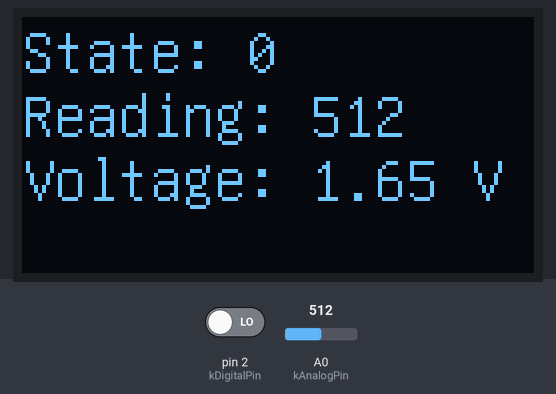
This sketch was run on a simulated Arduino Uno, built with avr-gcc and run on an emulated ATmega328P. Shown: 128×64 one-colour display. Inputs (shaded band) come from the test bench; at power-on: A0 (kAnalogPin) = 512, pin 2 (kDigitalPin) LOW.

Above: at 1.2 s.
1.3 s: A0 (kAnalogPin) set to 716
At 2.6 s:
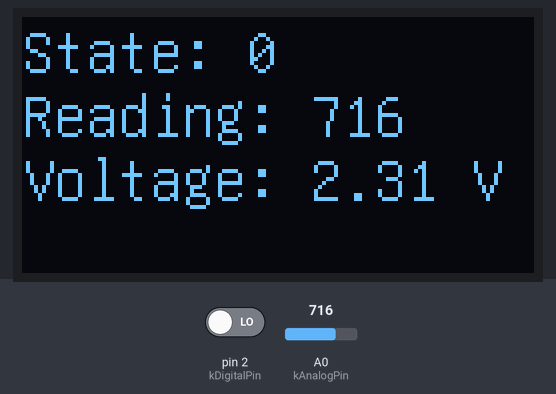
3.2 s: pin 2 (kDigitalPin) driven HIGH
At 4.9 s:
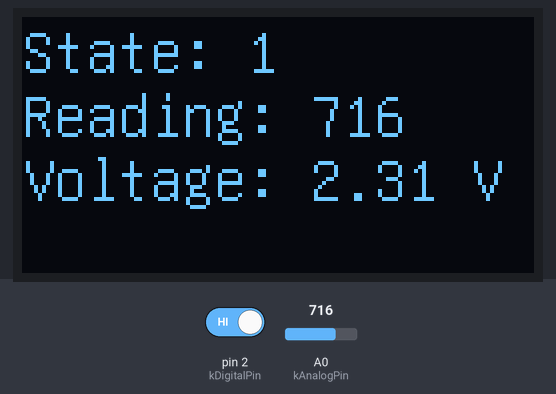
5.2 s: A0 (kAnalogPin) set to 900
At 6.5 s:
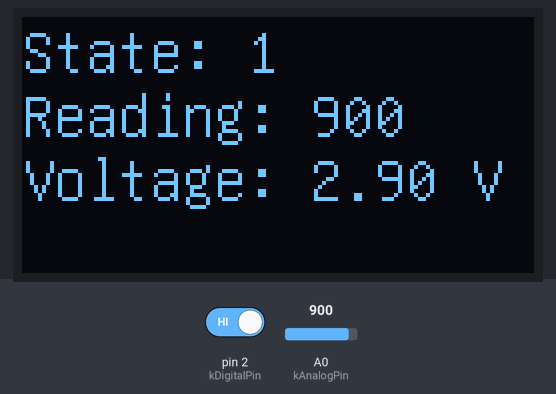
7.3 s: pin 2 (kDigitalPin) driven LOW
At 9.1 s:
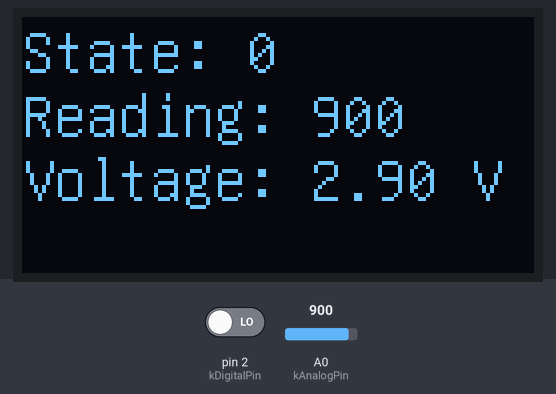
9.4 s: A0 (kAnalogPin) set to 1023
At 10.6 s:
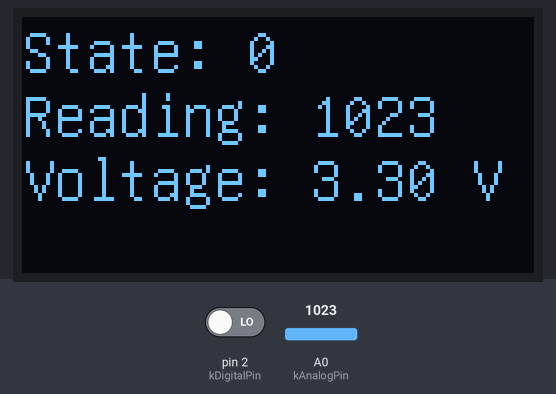
Timing chart, 0 to 12.4 s (numbered marks = the images above; inputs shaded):
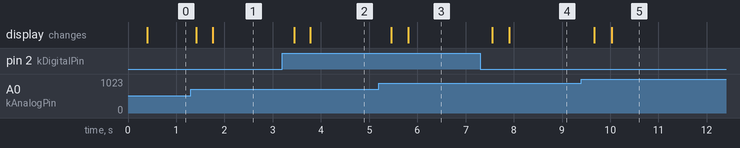

Measured:
- after the input at 1.3 s, the display: first changes after 0.11 s (image 1 shows a later state)
- after the input at 3.2 s, the display: first changes after 0.25 s (image 2 shows a later state)
- after the input at 5.2 s, the display: first changes after 0.26 s (image 3 shows a later state)
- after the input at 7.3 s, the display: first changes after 0.25 s (image 4 shows a later state)
- after the input at 9.4 s, the display: first changes after 0.27 s (image 5 shows a later state)

The sketch:

CapacitiveToggle.ino
```cpp
/*
 *  Capacitive toggle demo.
 *
 *  Connect A0 and D2 to the out pin on the Capacitive Touch Sensor Breakout.
 *
 *  See https://www.adafruit.com/product/1375
 */

#include <U8glib.h>

// OLED display parameters.
// 4 lines is recommended, but 5 also works.
#define numLines 4
const int kClkPin = 8;
const int kCOPIPin = 9;
const int kCSPin = 6;
const int kDCPin = 7;
const boolean flipped = false;
U8GLIB_SH1106_128X64 oled(kClkPin, kCOPIPin, kCSPin, kDCPin);
int deltaRow = 16, firstRow = 14;

long lastPrintTime = 0;

String text[] = {
  "",
  "",
  "",
  "",
  ""
};

const int kAnalogPin = 0;
int analogReading;
float analogVoltage;

const int kDigitalPin = 2;
int digitalState;

void setup(void) {

  // Set up OLED
  oled.setFont(u8g_font_unifont); // 16 x 16
  if (numLines == 5) { deltaRow = 12; }
  if (flipped) {
    oled.setRot180(); // flip screen
    firstRow = 12;
  }

  // Set pin 2 to receive the result of the switch.
  pinMode(kDigitalPin, INPUT);
}

void loop(void) {

  oled.firstPage();
  do {

    if (millis() - lastPrintTime > 50) {

      digitalState = digitalRead(kDigitalPin);
      text[0] = "State: " + String(digitalState, DEC);

      analogReading = analogRead(kAnalogPin);
      analogVoltage = map(analogReading, 0, 1023, 0, 3300) / 1000.0;
      text[1] = "Reading: " + String(analogReading, DEC);
      text[2] = "Voltage: " + String(analogVoltage, 2) + " V";

      lastPrintTime = millis();
    }
    draw();
  } while(oled.nextPage());
}

void draw(void) {
  char charBuffer[16];
  for (int i = 0; i < numLines; i++) {
    text[i].toCharArray(charBuffer, 16);
    oled.drawStr(0, firstRow + deltaRow*i, charBuffer);
  }
}
```
